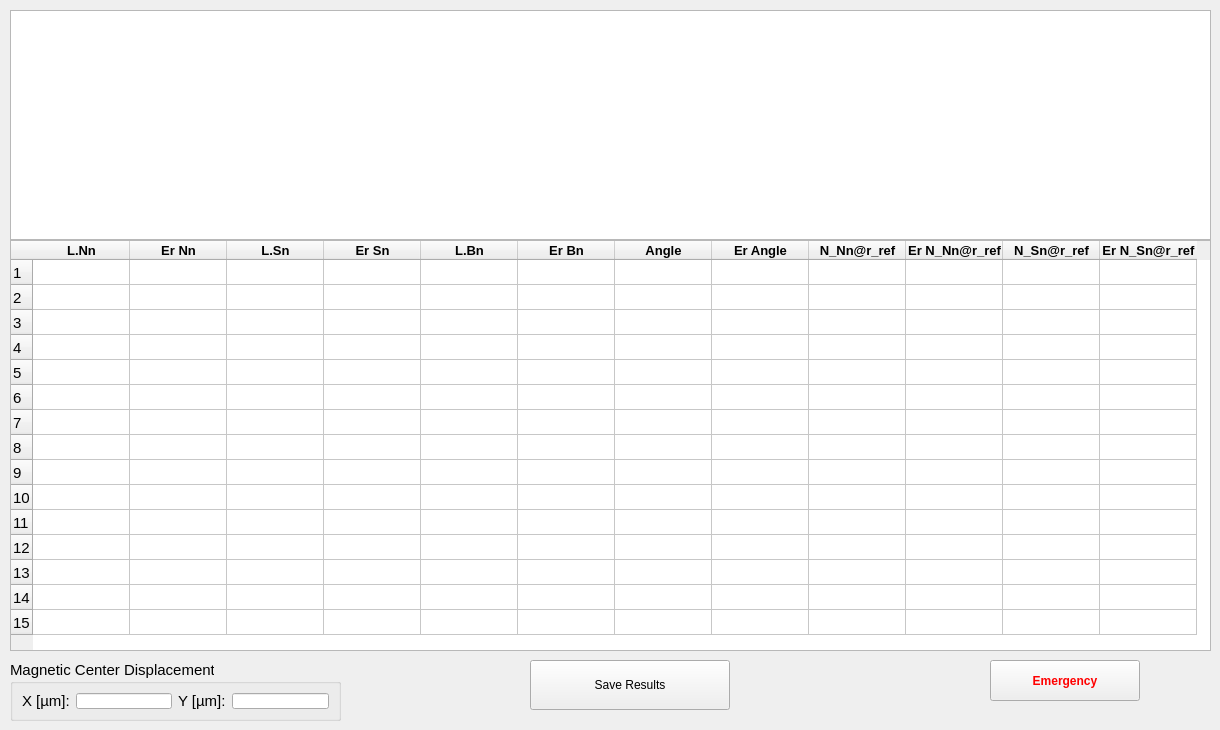
    <widget class="QWidget" name="tab_4">
     <attribute name="icon">
      <iconset resource="resource_file.qrc">
       <normaloff>:/Images/imagens/Eixos_2.PNG</normaloff>:/Images/imagens/Eixos_2.PNG</iconset>
     </attribute>
     <attribute name="title">
      <string>Results</string>
     </attribute>
     <widget class="QPushButton" name="pb_save_data_results">
      <property name="geometry">
       <rect>
        <x>530</x>
        <y>660</y>
        <width>200</width>
        <height>50</height>
       </rect>
      </property>
      <property name="text">
       <string>Save Results</string>
      </property>
      <property name="icon">
       <iconset resource="resource_file.qrc">
        <normaloff>:/Images/imagens/save.png</normaloff>:/Images/imagens/save.png</iconset>
      </property>
      <property name="iconSize">
       <size>
        <width>20</width>
        <height>20</height>
       </size>
      </property>
     </widget>
     <widget class="QTableWidget" name="tw_multipoles_table">
      <property name="geometry">
       <rect>
        <x>10</x>
        <y>240</y>
        <width>1201</width>
        <height>411</height>
       </rect>
      </property>
      <property name="font">
       <font>
        <pointsize>10</pointsize>
       </font>
      </property>
      <property name="frameShape">
       <enum>QFrame::StyledPanel</enum>
      </property>
      <property name="verticalScrollBarPolicy">
       <enum>Qt::ScrollBarAsNeeded</enum>
      </property>
      <property name="sizeAdjustPolicy">
       <enum>QAbstractScrollArea::AdjustIgnored</enum>
      </property>
      <property name="autoScrollMargin">
       <number>10</number>
      </property>
      <property name="editTriggers">
       <set>QAbstractItemView::NoEditTriggers</set>
      </property>
      <property name="verticalScrollMode">
       <enum>QAbstractItemView::ScrollPerItem</enum>
      </property>
      <property name="rowCount">
       <number>15</number>
      </property>
      <attribute name="horizontalHeaderDefaultSectionSize">
       <number>97</number>
      </attribute>
      <attribute name="verticalHeaderDefaultSectionSize">
       <number>25</number>
      </attribute>
      <attribute name="verticalHeaderMinimumSectionSize">
       <number>15</number>
      </attribute>
      <row>
       <property name="text">
        <string>1</string>
       </property>
       <property name="font">
        <font>
         <pointsize>11</pointsize>
        </font>
       </property>
      </row>
      <row>
       <property name="text">
        <string>2</string>
       </property>
       <property name="font">
        <font>
         <pointsize>11</pointsize>
        </font>
       </property>
      </row>
      <row>
       <property name="text">
        <string>3</string>
       </property>
       <property name="font">
        <font>
         <pointsize>11</pointsize>
        </font>
       </property>
      </row>
      <row>
       <property name="text">
        <string>4</string>
       </property>
       <property name="font">
        <font>
         <pointsize>11</pointsize>
        </font>
       </property>
      </row>
      <row>
       <property name="text">
        <string>5</string>
       </property>
       <property name="font">
        <font>
         <pointsize>11</pointsize>
        </font>
       </property>
      </row>
      <row>
       <property name="text">
        <string>6</string>
       </property>
       <property name="font">
        <font>
         <pointsize>11</pointsize>
        </font>
       </property>
      </row>
      <row>
       <property name="text">
        <string>7</string>
       </property>
       <property name="font">
        <font>
         <pointsize>11</pointsize>
        </font>
       </property>
      </row>
      <row>
       <property name="text">
        <string>8</string>
       </property>
       <property name="font">
        <font>
         <pointsize>11</pointsize>
        </font>
       </property>
      </row>
      <row>
       <property name="text">
        <string>9</string>
       </property>
       <property name="font">
        <font>
         <pointsize>11</pointsize>
        </font>
       </property>
      </row>
      <row>
       <property name="text">
        <string>10</string>
       </property>
       <property name="font">
        <font>
         <pointsize>11</pointsize>
        </font>
       </property>
      </row>
      <row>
       <property name="text">
        <string>11</string>
       </property>
       <property name="font">
        <font>
         <pointsize>11</pointsize>
        </font>
       </property>
      </row>
      <row>
       <property name="text">
        <string>12</string>
       </property>
       <property name="font">
        <font>
         <pointsize>11</pointsize>
        </font>
       </property>
      </row>
      <row>
       <property name="text">
        <string>13</string>
       </property>
       <property name="font">
        <font>
         <pointsize>11</pointsize>
        </font>
       </property>
      </row>
      <row>
       <property name="text">
        <string>14</string>
       </property>
       <property name="font">
        <font>
         <pointsize>11</pointsize>
        </font>
       </property>
      </row>
      <row>
       <property name="text">
        <string>15</string>
       </property>
       <property name="font">
        <font>
         <pointsize>11</pointsize>
        </font>
       </property>
      </row>
      <column>
       <property name="text">
        <string>L.Nn</string>
       </property>
       <property name="font">
        <font>
         <pointsize>10</pointsize>
         <weight>75</weight>
         <bold>true</bold>
        </font>
       </property>
      </column>
      <column>
       <property name="text">
        <string>Er Nn</string>
       </property>
       <property name="font">
        <font>
         <pointsize>10</pointsize>
         <weight>75</weight>
         <bold>true</bold>
        </font>
       </property>
      </column>
      <column>
       <property name="text">
        <string>L.Sn</string>
       </property>
       <property name="font">
        <font>
         <pointsize>10</pointsize>
         <weight>75</weight>
         <bold>true</bold>
        </font>
       </property>
      </column>
      <column>
       <property name="text">
        <string>Er Sn</string>
       </property>
       <property name="font">
        <font>
         <pointsize>10</pointsize>
         <weight>75</weight>
         <bold>true</bold>
        </font>
       </property>
      </column>
      <column>
       <property name="text">
        <string>L.Bn</string>
       </property>
       <property name="font">
        <font>
         <pointsize>10</pointsize>
         <weight>75</weight>
         <bold>true</bold>
        </font>
       </property>
      </column>
      <column>
       <property name="text">
        <string>Er Bn</string>
       </property>
       <property name="font">
        <font>
         <pointsize>10</pointsize>
         <weight>75</weight>
         <bold>true</bold>
        </font>
       </property>
      </column>
      <column>
       <property name="text">
        <string>Angle</string>
       </property>
       <property name="font">
        <font>
         <pointsize>10</pointsize>
         <weight>75</weight>
         <bold>true</bold>
        </font>
       </property>
      </column>
      <column>
       <property name="text">
        <string>Er Angle</string>
       </property>
       <property name="font">
        <font>
         <pointsize>10</pointsize>
         <weight>75</weight>
         <bold>true</bold>
        </font>
       </property>
      </column>
      <column>
       <property name="text">
        <string>N_Nn@r_ref</string>
       </property>
       <property name="font">
        <font>
         <pointsize>10</pointsize>
         <weight>75</weight>
         <bold>true</bold>
        </font>
       </property>
      </column>
      <column>
       <property name="text">
        <string>Er N_Nn@r_ref</string>
       </property>
       <property name="font">
        <font>
         <pointsize>10</pointsize>
         <weight>75</weight>
         <bold>true</bold>
        </font>
       </property>
      </column>
      <column>
       <property name="text">
        <string>N_Sn@r_ref</string>
       </property>
       <property name="font">
        <font>
         <pointsize>10</pointsize>
         <weight>75</weight>
         <bold>true</bold>
        </font>
       </property>
      </column>
      <column>
       <property name="text">
        <string>Er N_Sn@r_ref</string>
       </property>
       <property name="font">
        <font>
         <pointsize>10</pointsize>
         <weight>75</weight>
         <bold>true</bold>
        </font>
       </property>
      </column>
     </widget>
     <widget class="QPushButton" name="Emergencia_9">
      <property name="geometry">
       <rect>
        <x>990</x>
        <y>660</y>
        <width>150</width>
        <height>41</height>
       </rect>
      </property>
      <property name="palette">
       <palette>
        <active>
         <colorrole role="ButtonText">
          <brush brushstyle="SolidPattern">
           <color alpha="255">
            <red>255</red>
            <green>0</green>
            <blue>0</blue>
           </color>
          </brush>
         </colorrole>
        </active>
        <inactive>
         <colorrole role="ButtonText">
          <brush brushstyle="SolidPattern">
           <color alpha="255">
            <red>255</red>
            <green>0</green>
            <blue>0</blue>
           </color>
          </brush>
         </colorrole>
        </inactive>
        <disabled>
         <colorrole role="ButtonText">
          <brush brushstyle="SolidPattern">
           <color alpha="255">
            <red>120</red>
            <green>120</green>
            <blue>120</blue>
           </color>
          </brush>
         </colorrole>
        </disabled>
       </palette>
      </property>
      <property name="font">
       <font>
        <weight>75</weight>
        <bold>true</bold>
       </font>
      </property>
      <property name="text">
       <string>Emergency</string>
      </property>
      <property name="icon">
       <iconset resource="resource_file.qrc">
        <normaloff>:/Images/imagens/emergency_icon_01.png</normaloff>:/Images/imagens/emergency_icon_01.png</iconset>
      </property>
      <property name="iconSize">
       <size>
        <width>35</width>
        <height>35</height>
       </size>
      </property>
     </widget>
     <widget class="QGroupBox" name="groupBox_38">
      <property name="geometry">
       <rect>
        <x>10</x>
        <y>660</y>
        <width>331</width>
        <height>61</height>
       </rect>
      </property>
      <property name="font">
       <font>
        <pointsize>11</pointsize>
       </font>
      </property>
      <property name="title">
       <string>Magnetic Center Displacement</string>
      </property>
      <layout class="QGridLayout" name="gridLayout_13">
       <item row="0" column="2">
        <widget class="QLabel" name="label_177">
         <property name="font">
          <font>
           <pointsize>11</pointsize>
          </font>
         </property>
         <property name="text">
          <string>Y [µm]:</string>
         </property>
        </widget>
       </item>
       <item row="0" column="0">
        <widget class="QLabel" name="label_176">
         <property name="font">
          <font>
           <pointsize>11</pointsize>
          </font>
         </property>
         <property name="text">
          <string>X [µm]:</string>
         </property>
        </widget>
       </item>
       <item row="0" column="1">
        <widget class="QLineEdit" name="le_magnetic_center_x">
         <property name="font">
          <font>
           <family>Segoe UI</family>
           <pointsize>10</pointsize>
          </font>
         </property>
         <property name="readOnly">
          <bool>true</bool>
         </property>
        </widget>
       </item>
       <item row="0" column="3">
        <widget class="QLineEdit" name="le_magnetic_center_y">
         <property name="enabled">
          <bool>true</bool>
         </property>
         <property name="font">
          <font>
           <pointsize>10</pointsize>
          </font>
         </property>
         <property name="readOnly">
          <bool>true</bool>
         </property>
        </widget>
       </item>
      </layout>
     </widget>
     <widget class="PlotWidget" name="gv_multipoles">
      <property name="geometry">
       <rect>
        <x>10</x>
        <y>10</y>
        <width>1201</width>
        <height>230</height>
       </rect>
      </property>
      <property name="backgroundBrush">
       <brush brushstyle="SolidPattern">
        <color alpha="255">
         <red>255</red>
         <green>255</green>
         <blue>255</blue>
        </color>
       </brush>
      </property>
     </widget>
    </widget>
